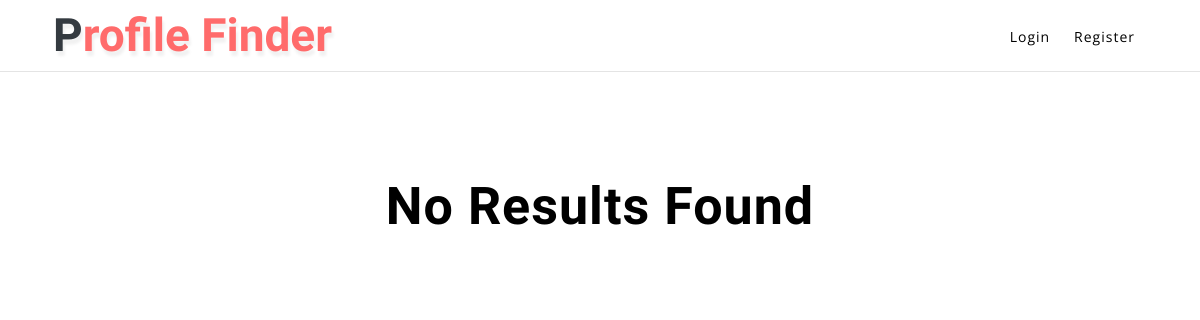
Before: /admin/view_user.php with the older database file.
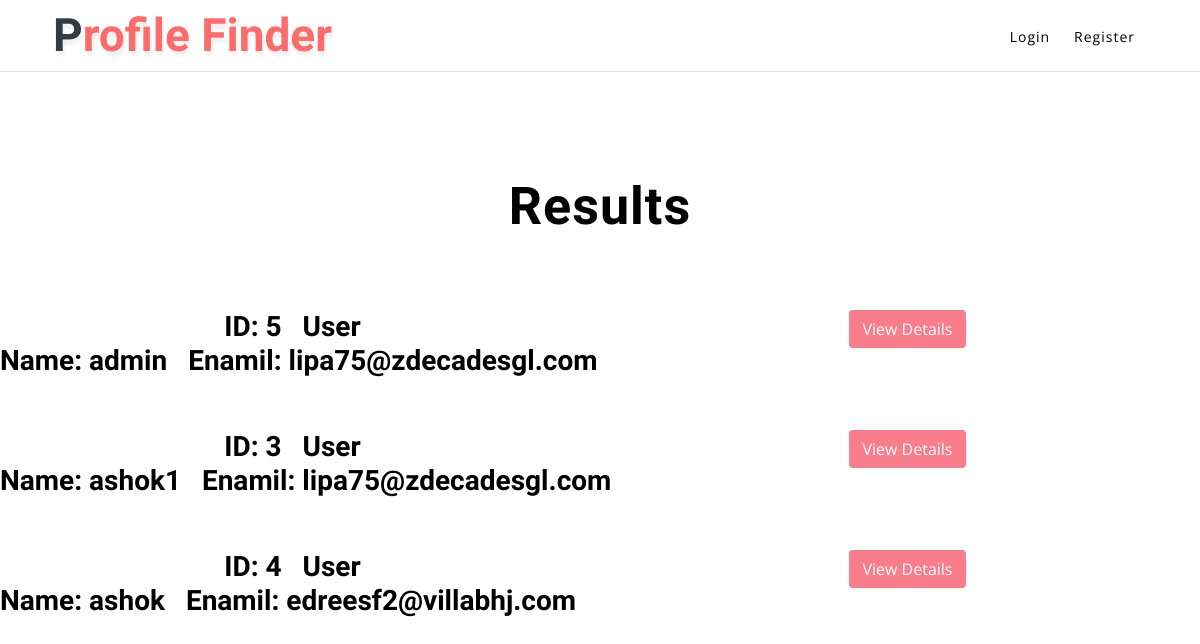
After: the same page with the newer database file.
### tables this page shows
CREATE TABLE IF NOT EXISTS `users` (
  `id` mediumint(9) NOT NULL AUTO_INCREMENT,
  `username` varchar(255) NOT NULL,
  `password` varchar(255) NOT NULL,
  `email` varchar(255) NOT NULL,
  `avatar` text,
  `signup_date` int(10) DEFAULT NULL,
  PRIMARY KEY (`id`)
);

### admin/view_user.php (the view, shortened to what this page needs)
<?php
require_once('connect.php');
?>
<?php
$query = "SELECT * FROM  users";
$retrn = mysqli_query($con,$query);
$rows = mysqli_num_rows($retrn);
?>
<?php include('header.php'); ?>
<!DOCTYPE html>
<html lang="en">
  <head>
    <link href="css/bootstrap.min.css" rel="stylesheet">
    <link href="css/style.css" rel="stylesheet">
    <link href="css/bootstrap.css" rel='stylesheet' type='text/css' />
    <link href="css/style.css" rel='stylesheet' type='text/css' />
    <link href="css/font-awesome.min.css" rel="stylesheet">
  </head>
  <body>
    <div class="container-fluid">
    	<form  method="post">
		    <div class="row" >
				<div class="col-md-12">
					<div class="style-banner mx-auto">
						<?php
			            	if ($rows == 0)
								{
									echo '<center>';
									echo '<h3 class="text-wh font-weight-bold" style="color:black;">No Results Found</h3>';
									echo '</center>';
									echo '<br>';
									echo '<br>';
									echo '<br>';
								}
							else
								{
									echo '<center>';
									echo '<h3 class="text-wh font-weight-bold" style="color:black;">Results</h3>';
									echo '</center>';
									echo '<br>';
									echo '<br>';
									echo '<br>';
								}
							?>
						</div>
					</div>
				</div>
			</div>
			<?php
	            while ($row = mysqli_fetch_assoc($retrn))
					{
						foreach ($row as $field => $value)
							{
								if ($field == "username")
									{
										echo '<center>';
										echo '<div class="row" style="height: 120px;">';
										echo '<div class="col-md-6">';
										echo '<h3 class="text-wh font-weight-bold" style="color:black;">';
										echo "ID:&nbsp{$row['id']}&nbsp&nbsp&nbsp";
										echo "User Name:&nbsp{$row['username']}&nbsp&nbsp&nbsp";
										echo "Enamil:&nbsp{$row['email']}&nbsp&nbsp&nbsp";
										echo '</h3>';
										echo '</div>';
										echo '<div class="col-md-6">';
										echo '<button type="submit" class="btn btn_apt" name="details" style="background-color: #fa7d8b; color: white;">View Details</button>';
										echo '</div>';
										echo '</div>';
										echo '</center>';
									}
							}
					}
			?>
  </body>
</html>

### admin/header.php (shortened to what this page needs)
<!DOCTYPE html>
<html>
<head>
    <link href="css/bootstrap.css" rel='stylesheet' type='text/css' />
    <link href="css/style.css" rel='stylesheet' type='text/css' />
    <link href="css/font-awesome.min.css" rel="stylesheet">
</head>
<body>
<header>
        <div class="container">
            <div class="header d-lg-flex justify-content-between align-items-center py-2 px-sm-2 px-1">
                <div id="logo">
                    <h1><a href="user_logged.php"><span class="text-bl">P</span>rofile Finder</a></h1>
                </div>
                <div class="nav_w3ls ml-lg-5">
                    <nav>
                        <ul class="menu">
                        <?php
                        if(isset($_SESSION['username']) )
                            {
                                echo "<li>Welcome {$_SESSION['username']} </li>";
                                echo '<li><a href="dashboard.php">Profile Settings</a></li>';
                                echo '<li><a href="logout.php">Log Out</a></li>';
                                echo '<li><a href="list_pm.php">Messeges</a></li>';
                            }
                        else
                            {
                                echo '<li><a href="login.php">Login</a></li>';
                                echo '<li><a href="register.php">Register</a></li>';
                            }
                        ?>
                        </ul>
                    </nav>
                </div>
            </div>
        </div>
    </header>
</body>
</html>

### admin/css/style.css (style rules this page uses)
body { padding: 0; margin: 0; background: #FFF; font-family: 'Open Sans', sans-serif; }
body button, .btn, body a { transition: 0.5s all; -webkit-transition: 0.5s all; -moz-transition: 0.5s all; -o-transition: 0.5s all; -ms-transition: 0.5s all; }
html { scroll-behavior: smooth; }
h1, h2, h3, h4, h5, h6 { margin: 0; padding: 0; font-family: 'Roboto Condensed', sans-serif; }
ul, ol { margin: 0; padding: 0; }
ul { list-style-type: none; }
.text-bl { color: #343a40; }
.text-wh { color: #fff; }
header { background: #fff; border-bottom: 1px solid #e4e4e4; position: fixed; width: 100%; z-index: 999; }
nav { margin: 0; padding: 0; }
#logo a { float: left; display: initial; font-weight: 600; font-size: 46px; text-shadow: 2px 5px 3px rgba(0, 0, 0, 0.06); color: #ff6b6b; }
nav:after { content: ""; display: table; clear: both; }
nav ul { padding: 0; margin: 0; list-style: none; position: relative; }
nav ul li { margin: 0px; display: inline-block; float: left; }
nav a { color: #000; font-weight: 400; font-size: 15px; margin: 0 12px; letter-spacing: 1px; display: inline-block; transition: 0.5s all; -webkit-transition: 0.5s all; -moz-transition: 0.5s all; -o-transition: 0.5s all; -ms-transition: 0.5s all; }
li>a:only-child:after { content: ''; }
@media (max-width: 1280px) { nav a { font-size: 14px; } }
.style-banner { padding-top: 18em; max-width: 800px; }
.style-banner h3 { font-size: 56px; letter-spacing: 1px; }
@media (max-width: 1680px) { .style-banner { padding-top: 16em; } }
@media (max-width: 1600px) { .style-banner { padding-top: 14em; } }
@media (max-width: 1440px) { .style-banner { padding-top: 12em; } }
@media (max-width: 1366px) { .style-banner h3 { font-size: 52px; } }
@media (max-width: 1280px) { .style-banner { padding-top: 11em; } }

Changed rows visible on the page:
added users: id "5", username "admin", email "lipa75@zdecadesgl.com"
added users: id "3", username "ashok1", email "lipa75@zdecadesgl.com"
added users: id "4", username "ashok", email "edreesf2@villabhj.com"
Other visible differences:
text no longer shown: "No Results Found"
text now shown: "Results"
